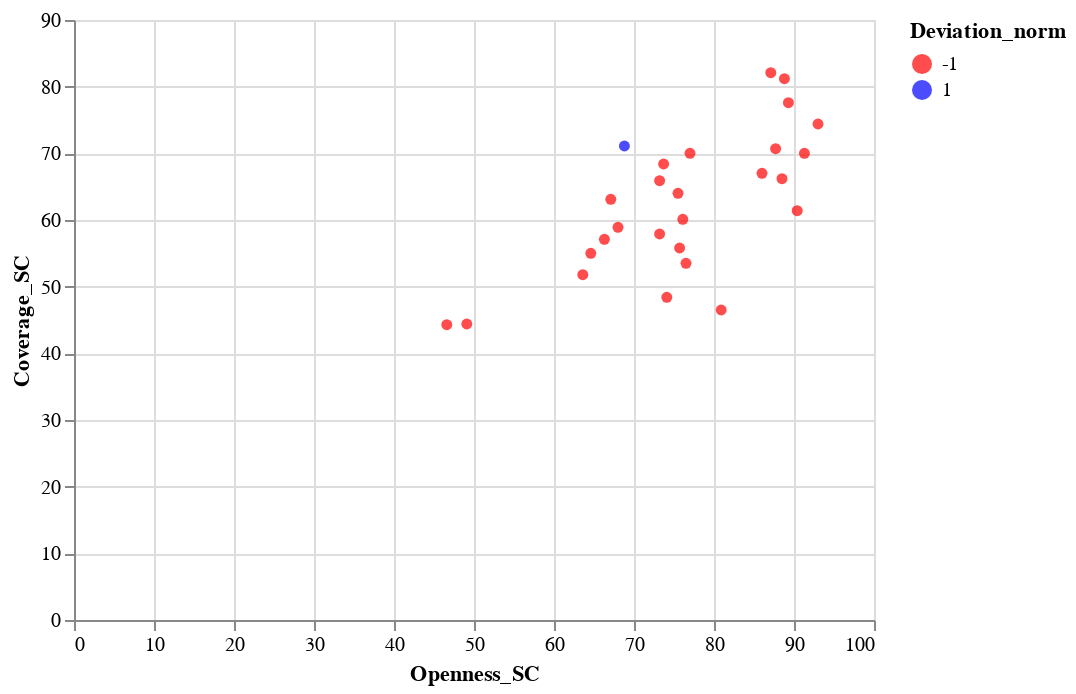

The cell this chart's notebook holds for it:
### Code cell
# Scatter Plot
points = alt.Chart(data).mark_point(filled=True).encode(
    x='Openness_SC:Q',
    y='Coverage_SC:Q',
    color=alt.Color('Deviation_norm:N', scale=alt.Scale(range=['red', 'blue'])),
    tooltip=['Country', 'Overall score', 'Coverage_SC', 'Openness_SC']
).transform_filter(
    (datum.Data_categories == 'All Categories')
)
points

### Figure 1 — Vega-Lite specification as saved in the notebook (floating-point values rounded to 4 significant figures; data arrays with more than 128 entries replaced by an {"elided": "..."} marker saying what was removed)
{"config": {"view": {"continuousWidth": 400, "continuousHeight": 300}}, "data": {"name": "data-c4d084cb66334cc56accfb25300fc715"}, "mark": {"type": "point", "filled": true}, "encoding": {"color": {"type": "nominal", "field": "Deviation_norm", "scale": {"range": ["red", "blue"]}}, "tooltip": [{"type": "nominal", "field": "Country"}, {"type": "quantitative", "field": "Overall score"}, {"type": "quantitative", "field": "Coverage_SC"}, {"type": "quantitative", "field": "Openness_SC"}], "x": {"type": "quantitative", "field": "Openness_SC"}, "y": {"type": "quantitative", "field": "Coverage_SC"}}, "transform": [{"filter": "(datum.Data_categories === 'All Categories')"}], "$schema": "https://vega.github.io/schema/vega-lite/v4.8.1.json", "datasets": {"data-c4d084cb66334cc56accfb25300fc715": {"elided": "702 records"}}}
